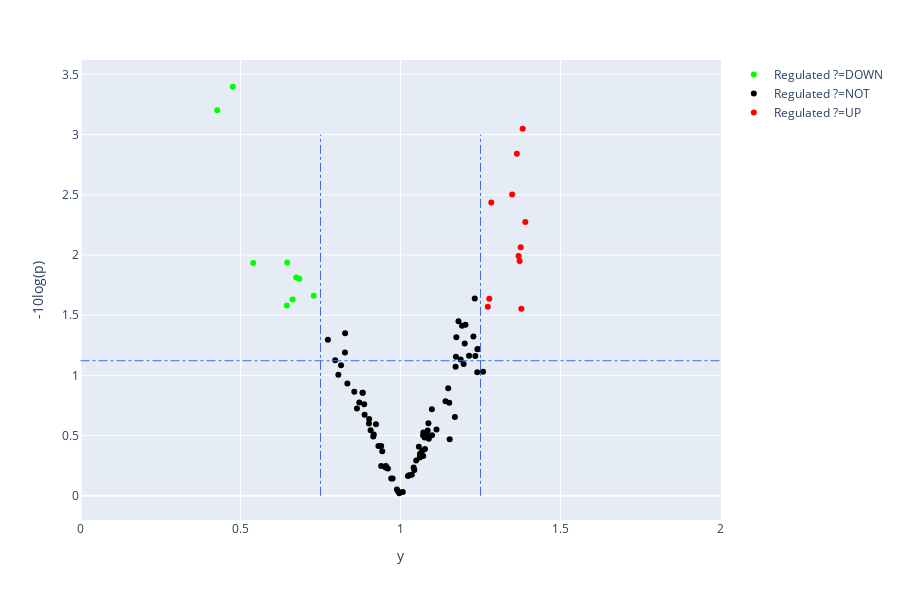

Here is the notebook cell this chart was saved with:
### Markdown cell above
## interactive plot with plotly
https://plot.ly/python/

### Code cell
import plotly.express as px
import numpy as np
import plotly.graph_objects as go

fig = go.Figure()
fig = px.scatter(data, x='y', y='-10log(p)', color='Regulated ?', color_discrete_sequence=['lime','black','red'],hover_data=['annot'])

fig.add_shape(go.layout.Shape(type="line",x0=1.25,y0=0,x1=1.25,y1=3,line=dict(color="RoyalBlue",width=1,dash="dashdot")))
fig.add_shape(go.layout.Shape(type="line",x0=0.75,y0=0,x1=0.75,y1=3,line=dict(color="RoyalBlue",width=1,dash="dashdot")))
fig.add_shape(go.layout.Shape(type="line",x0=0,y0=np.power(10,0.05),x1=2,y1=np.power(10,0.05),line=dict(color="RoyalBlue",width=1,dash="dashdot")))

fig.show()

### Figure 1 — Plotly figure (JSON) as saved in the notebook; plotly's stock layout.template omitted (floating-point values rounded to 4 significant figures)
{"data": [{"customdata": [["bm76"], ["bm45"], ["bm21"], ["bm93"], ["bm58"], ["bm10"], ["bm40"], ["bm67"], ["bm37"]], "hoverlabel": {"namelength": 0}, "hovertemplate": "Regulated ?=DOWN<br>y=%{x}<br>-10log(p)=%{y}<br>annot=%{customdata[0]}", "legendgroup": "Regulated ?=DOWN", "marker": {"color": "lime", "symbol": "circle"}, "mode": "markers", "name": "Regulated ?=DOWN", "showlegend": true, "type": "scatter", "x": [0.6458, 0.6837, 0.7289, 0.6446, 0.6631, 0.5398, 0.476, 0.6744, 0.4273], "xaxis": "x", "y": [1.937, 1.802, 1.662, 1.581, 1.631, 1.935, 3.397, 1.813, 3.202], "yaxis": "y"}, {"customdata": [["bm1"], ["bm70"], ["bm69"], ["bm68"], ["bm65"], ["bm64"], ["bm60"], ["bm61"], ["bm71"], ["bm59"], ["bm57"], ["bm56"], ["bm55"], ["bm54"], ["bm53"], ["bm63"], ["bm72"], ["bm74"], ["bm52"], ["bm98"], ["bm97"], ["bm96"], ["bm95"], ["bm94"], ["bm92"], ["bm91"], ["bm89"], ["bm88"], ["bm86"], ["bm84"], ["bm83"], ["bm82"], ["bm81"], ["bm80"], ["bm79"], ["bm78"], ["bm77"], ["bm75"], ["bm73"], ["bm51"], ["bm50"], ["bm49"], ["bm99"], ["bm23"], ["bm22"], ["bm20"], ["bm19"], ["bm18"], ["bm17"], ["bm16"], ["bm15"], ["bm14"], ["bm12"], ["bm11"], ["bm9"], ["bm7"], ["bm6"], ["bm5"], ["bm3"], ["bm26"], ["bm27"], ["bm24"], ["bm29"], ["bm48"], ["bm46"], ["bm44"], ["bm43"], ["bm42"], ["bm41"], ["bm28"], ["bm39"], ["bm38"], ["bm100"], ["bm32"], ["bm35"], ["bm34"], ["bm30"], ["bm33"], ["bm36"], ["bm31"]], "hoverlabel": {"namelength": 0}, "hovertemplate": "Regulated ?=NOT<br>y=%{x}<br>-10log(p)=%{y}<br>annot=%{customdata[0]}", "legendgroup": "Regulated ?=NOT", "marker": {"color": "black", "symbol": "circle"}, "mode": "markers", "name": "Regulated ?=NOT", "showlegend": true, "type": "scatter", "x": [1.049, 0.8818, 1.043, 1.068, 0.9014, 0.8142, 1.141, 0.8816, 1.242, 0.8712, 1.061, 1.172, 1.24, 0.8638, 1.071, 1.064, 0.8556, 1.228, 0.931, 1.188, 1.06, 0.9961, 1.17, 1.181, 0.9149, 1.152, 0.971, 0.9019, 1.173, 1.041, 1.088, 1.075, 1.076, 0.9165, 1.071, 0.9754, 1.035, 1.098, 0.9534, 1.201, 1.087, 0.9606, 0.7732, 1.232, 0.9066, 0.9544, 1.084, 1.061, 0.9396, 0.9396, 1.197, 0.834, 1.214, 0.8264, 1.088, 1.174, 1.258, 0.8878, 1.24, 0.827, 0.9889, 0.9429, 1.071, 0.7959, 0.9925, 1.023, 0.8058, 1.112, 1.203, 1.234, 1.154, 1.085, 1.027, 0.9233, 0.8866, 1.057, 1.192, 1.098, 1.007, 1.149], "xaxis": "x", "y": [0.2927, 0.8569, 0.2138, 0.3736, 0.6007, 1.084, 0.7856, 0.8561, 1.219, 0.7751, 0.3505, 1.072, 1.026, 0.7259, 0.3317, 0.3376, 0.8638, 1.324, 0.4134, 1.131, 0.3193, 0.02141, 0.6545, 1.449, 0.4934, 0.7728, 0.144, 0.6389, 1.155, 0.2348, 0.4953, 0.4849, 0.3882, 0.5094, 0.5012, 0.1436, 0.1748, 0.503, 0.2361, 1.266, 0.6028, 0.2268, 1.296, 1.64, 0.5436, 0.2487, 0.4963, 0.3384, 0.4136, 0.2487, 1.095, 0.9332, 1.164, 1.191, 0.4747, 1.316, 1.03, 0.6734, 1.217, 1.351, 0.05234, 0.3708, 0.5269, 1.126, 0.03741, 0.1645, 1.007, 0.5499, 1.421, 1.162, 0.47, 0.5436, 0.1719, 0.5941, 0.7613, 0.408, 1.413, 0.718, 0.03207, 0.8933], "yaxis": "y"}, {"customdata": [["bm2"], ["bm4"], ["bm47"], ["bm25"], ["bm62"], ["bm90"], ["bm66"], ["bm87"], ["bm85"], ["bm8"], ["bm13"]], "hoverlabel": {"namelength": 0}, "hovertemplate": "Regulated ?=UP<br>y=%{x}<br>-10log(p)=%{y}<br>annot=%{customdata[0]}", "legendgroup": "Regulated ?=UP", "marker": {"color": "red", "symbol": "circle"}, "mode": "markers", "name": "Regulated ?=UP", "showlegend": true, "type": "scatter", "x": [1.382, 1.284, 1.369, 1.372, 1.39, 1.378, 1.349, 1.273, 1.277, 1.376, 1.364], "xaxis": "x", "y": [3.049, 2.437, 1.992, 1.951, 2.273, 1.554, 2.502, 1.571, 1.636, 2.065, 2.841], "yaxis": "y"}], "layout": {"height": 600, "legend": {"tracegroupgap": 0}, "margin": {"t": 60}, "shapes": [{"line": {"color": "RoyalBlue", "dash": "dashdot", "width": 1}, "type": "line", "x0": 1.25, "x1": 1.25, "y0": 0, "y1": 3}, {"line": {"color": "RoyalBlue", "dash": "dashdot", "width": 1}, "type": "line", "x0": 0.75, "x1": 0.75, "y0": 0, "y1": 3}, {"line": {"color": "RoyalBlue", "dash": "dashdot", "width": 1}, "type": "line", "x0": 0, "x1": 2, "y0": 1.122, "y1": 1.122}], "xaxis": {"anchor": "y", "domain": [0, 1], "title": {"text": "y"}}, "yaxis": {"anchor": "x", "domain": [0, 1], "title": {"text": "-10log(p)"}}}}
